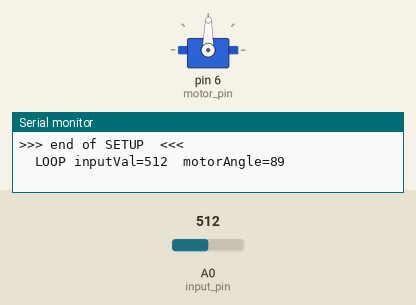
Recording of a sketch running on a simulated Arduino Uno, built with avr-gcc and run on an emulated ATmega328P. Parts: servo, the last lines printed to the serial monitor. Wiring (inferred from the names in the program): servo: signal pin 6. The test bench sets the inputs (shaded band); at power-on: A0 (input_pin) = 512. Servo pulses on a pin are drawn as a servo (544–2400 µs = 0–180°).

Above: at 1.2 s.
1.3 s: A0 (input_pin) set to 716
At 1.6 s:
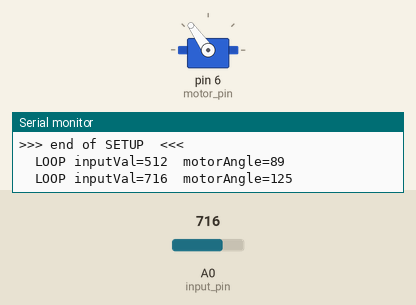
2.8 s: A0 (input_pin) set to 900
At 3.7 s:
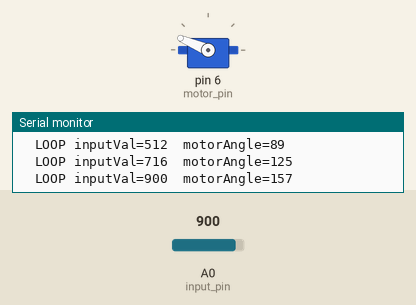
4.3 s: A0 (input_pin) set to 306
At 5.7 s:
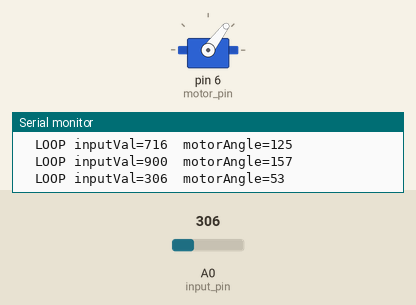
7.3 s: A0 (input_pin) set to 122
At 8.5 s:
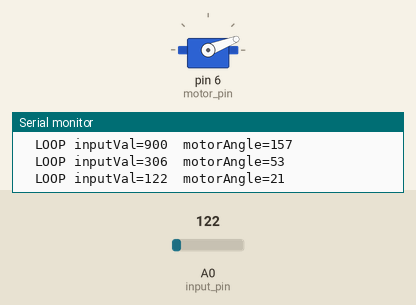
8.8 s: A0 (input_pin) set to 0
At 9.6 s:
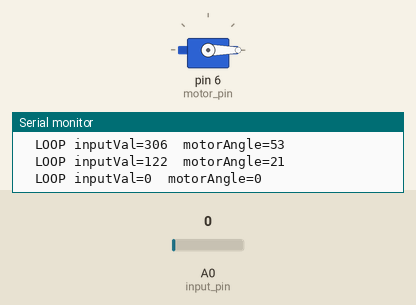
10.3 s: A0 (input_pin) set to 511
At 11.7 s:
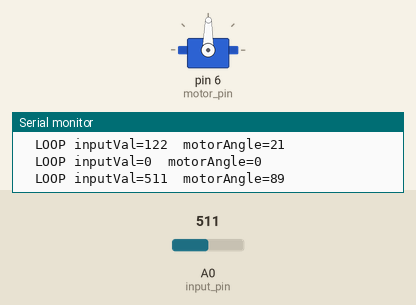
Timing chart, 0 to 12.8 s (numbered marks = the images above; inputs shaded):
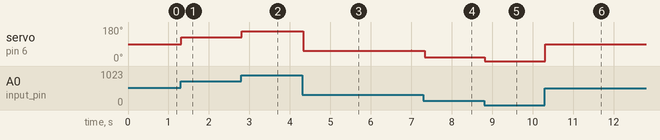

Measured:
- after the input at 1.3 s, servo on pin 6 (motor_pin): 89° → 125° at once
- after the input at 2.8 s, servo on pin 6 (motor_pin): 125° → 157° at once
- after the input at 4.3 s, servo on pin 6 (motor_pin): 157° → 53° at once
- after the input at 7.3 s, servo on pin 6 (motor_pin): 53° → 21° at once
- after the input at 8.8 s, servo on pin 6 (motor_pin): 21° → 0° at once
- after the input at 10.3 s, servo on pin 6 (motor_pin): 0° → 89° at once

The sketch:

P05_servo_example.ino
```cpp
// project 05  from Arduino starter kit:
// "Mood Cue"  uses servo motor to position a pointer showing
// what mood someone is in.
// CIRCUIT:
//  Potentiometer: used 10k
//     ends go to +5 and gnd; center goes to Arduino analog pin A0
//     100uf electrolytic in parallel with ends of the pot
//      (i.e., +5 and gnd - across the pot on the breadboard)
//  Servo:
//    Red to +5.  Black to gnd.  White (or yellow) to Arduino pin 6 (a PWM capable pin)

// Load the 'Servo' library using library mgr.
// Then include:
#include <Servo.h>


// Input from the center wiper of the pot
const int input_pin = A0;

// Output to a PWM pin
const int motor_pin = 6;

// motor object
const Servo servo_obj;

// detect change in input value
int prev_inp_val = -9999;


void setup()
{
  servo_obj.attach(motor_pin);

  Serial.begin(9600);
  if (1) {
    Serial.print(">>> SETUP   inputPin="); Serial.print(input_pin);
    Serial.print(">>> SETUP   motorPin="); Serial.print(motor_pin);
    Serial.println("  <<<");
  }

  if (1) {
    Serial.println(">>> end of SETUP  <<<");
  }
}

void loop()
{
  if (0) {
    Serial.println("+++ LOOP begins +++");
  }

  // 0..1023
  const int inp_val = analogRead(input_pin);

  if (0) {
    Serial.print("  LOOP inputVal="); Serial.print(inp_val); Serial.println();
  }

  const int angle = map(inp_val, 0, 1023, 0, 179);

  // show some of the data - but not all, there is some jitter in the input vals
  if (abs(inp_val - prev_inp_val) > 1) {
    Serial.print("  LOOP inputVal="); Serial.print(inp_val);
    Serial.print("  motorAngle="); Serial.print(angle);
    Serial.println();
    prev_inp_val = inp_val;
  }

  servo_obj.write(angle);

  delay(15);
}
```
